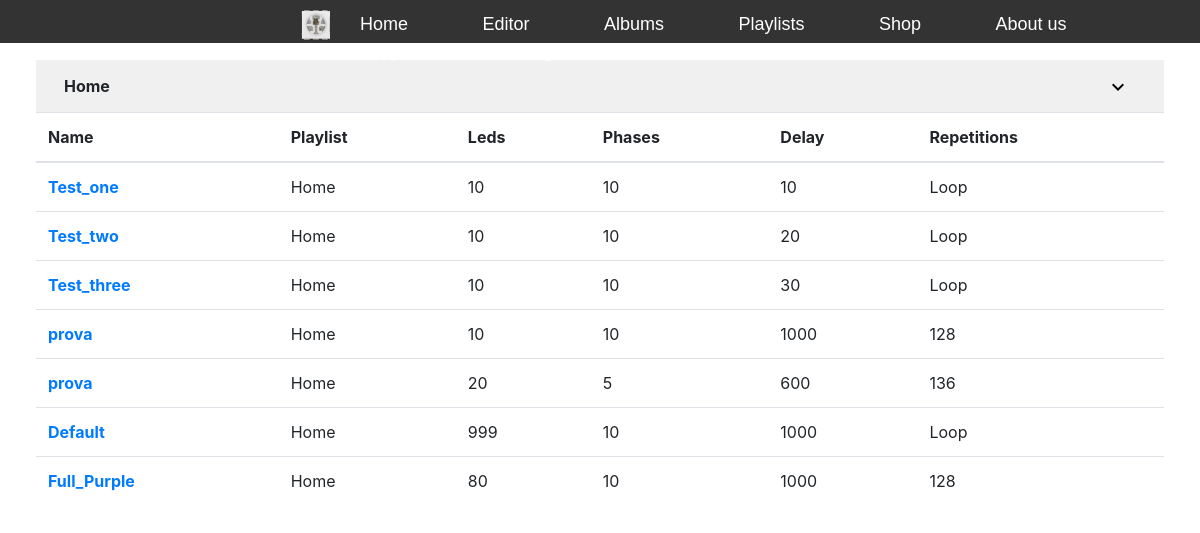
The page /home/animation_album.php (signed in) on the database its author committed.
### tables this page shows
CREATE TABLE `playlist` (
  `id` int(11) NOT NULL,
  `name` varchar(255) NOT NULL,
  `id_cluster` int(11) NOT NULL
);

CREATE TABLE `cluster` (
  `id` int(11) NOT NULL,
  `name` varchar(255) NOT NULL
);

CREATE TABLE `animation` (
  `id` int(11) NOT NULL,
  `id_pattern` int(11) NOT NULL,
  `id_playlist` int(11) NOT NULL,
  `name` varchar(30) NOT NULL,
  `leds_number` int(11) NOT NULL,
  `phases` int(11) NOT NULL,
  `delay` int(3) NOT NULL,
  `repeat` int(3) NOT NULL,
  `file_name` text NOT NULL
);

### home/animation_album.php (the view, shortened to what this page needs)
<?php
	if ( !isset( $_SESSION[ "user_id" ] ) )
	{
		header( "Location: /sign/signin.php" );
		die();
	}
	else
	{
		include "../connection/sleds_connect.php";
?>
<!DOCTYPE html>
<html lang="en">
	<head>
		<link rel="stylesheet" href="https://cdn.jsdelivr.net/npm/bootstrap@4.3.1/dist/css/bootstrap.min.css">
		<link rel = "stylesheet" href = "./style/style.css" >
		<link rel = "stylesheet" href = "../style/style_navbar.css" >
	</head>
	<body>
	<header>
		<div class="container">
			<img id = "logo" src = "/home/images/pixel.png" >
			<nav>
				<a href="/home/home.php">Home</a>
				<a href="/home/animation_editor/home.php">Editor</a>
				<a href="/home/animation_album.php">Albums</a>
				<a href="/home/animation_playlist.php">Playlists</a>
				<a href="">Shop</a>
				<a href="">About us</a>
				<a href="">Support</a>
				<a href="/home/profile/settings.php">Settings</a>
			</nav>
		</div>
	</header>
	<div class = "album_tables" >
		<?php
		$statement = $sleds_database -> prepare( "SELECT playlist.id, playlist.name, cluster.name FROM playlist JOIN cluster ON playlist.id_cluster=cluster.id JOIN relation_user_cluster ON relation_user_cluster.id_cluster=cluster.id WHERE relation_user_cluster.id_user=?" );
		$statement -> bind_param( "i", $_SESSION[ "user_id" ] );
		$statement -> execute();
		$playlists_result = $statement -> get_result();
		while ( $playlist = $playlists_result -> fetch_assoc() )
		{
			?>
			<div class = "table_hide_show">
				<a class = "hide_show_text"><?php echo $playlist[ "name" ]; ?></a>
				<a class = "material-icons hide_show" ><button class = "hide_show_button" id = "<?php echo $playlist[ "name" ]; ?>hide_show_icon" onclick="hide_show_table('<?php echo $playlist[ 'name' ]; ?>')">expand_more</button></a>
			</div>
			<div id="<?php echo $playlist[ 'name' ]; ?>_table">
				<table class = "table table-hover" >
				<thead>
					<tr>
						<th scope = "col" >Name</th>
						<th scope = "col" >Playlist</th>
						<th scope = "col" >Leds</th>
						<th scope = "col" >Phases</th>
						<th scope = "col" >Delay</th>
						<th scope = "col" >Repetitions</th>
					</tr>
				</thead>
				<tbody>
			<?php
			$statement = $sleds_database -> prepare( "SELECT animation.id, animation.name, animation.leds_number, animation.phases, animation.delay, animation.repeat FROM animation WHERE animation.id_playlist=?" );
			$statement -> bind_param( "i", $playlist[ "id" ] );
			$statement -> execute();
			$animations_result = $statement -> get_result();
				while ( $animation = $animations_result -> fetch_assoc() )
				{
					echo '
					<tr>
						<th scope = "row"><a href = "#' . $animation[ "id" ] . '" >' . $animation[ "name" ] . '</a></th>
						<td>' . $playlist[ "name" ] . '</td>
						<td>' . $animation[ "leds_number" ] . '</td>
						<td>' . $animation[ "phases" ] . '</td>
						<td>' . $animation[ "delay" ] . '</td>
						<td>';
						if ( $animation[ "repeat" ] == 255 )
							echo "Loop";
						else
							echo $animation[ "repeat" ];
						echo '</td>
					</tr>
					';
				}
			?>
				</tbody>
				</table>
			</div>
			<?php
		}
		?>
	</div>
	</body>
</html>
<?php
	}
?>

### home/style/style.css (style rules this page uses)
button { border-style: none; }
.lights_tables, .album_tables { padding-top: 5%; padding-left: 3%; padding-right: 3%; }
.table_hide_show { display: block; width: 100%; border: none; background-color: #F0F0F0; padding: 14px 28px; font-size: 16px; }
.hide_show_text { font-weight: bold; }
.hide_show { float: right; }
.hide_show_button { background-color: #F0F0F0; border-style: none; }

### style/style_navbar.css (style rules this page uses)
header { background-color: rgb(51,51,51); width: 100%; height: 43px; font-family: 'Alegreya Sans', sans-serif; font-weight: 100; position: fixed; }
.container { width: 75%; margin: 0 auto; padding-top: 7px; }
#logo { color :white; font-size:22px; position: absolute; top:8px; left: 25%; float: left; margin-top: 1px; }
nav { position: absolute; left: 30%; margin-top: 4px; }
nav a { text-decoration: none; color: white; margin-right: 70px; font-size: 18px; }

### rows shown on the page
playlist: id_cluster.name "Home"
animation: name "Test_one", leds_number "10", phases "10", delay "10", repeat "Loop"
cluster: name "Home"
animation: name "Test_two", leds_number "10", phases "10", delay "20", repeat "Loop"
animation: name "Test_three", leds_number "10", phases "10", delay "30", repeat "Loop"
animation: name "prova", leds_number "10", phases "10", delay "1000", repeat "128"
animation: name "prova", leds_number "20", phases "5", delay "600", repeat "136"
animation: name "Default", leds_number "999", phases "10", delay "1000", repeat "Loop"
animation: name "Full_Purple", leds_number "80", phases "10", delay "1000", repeat "128"
